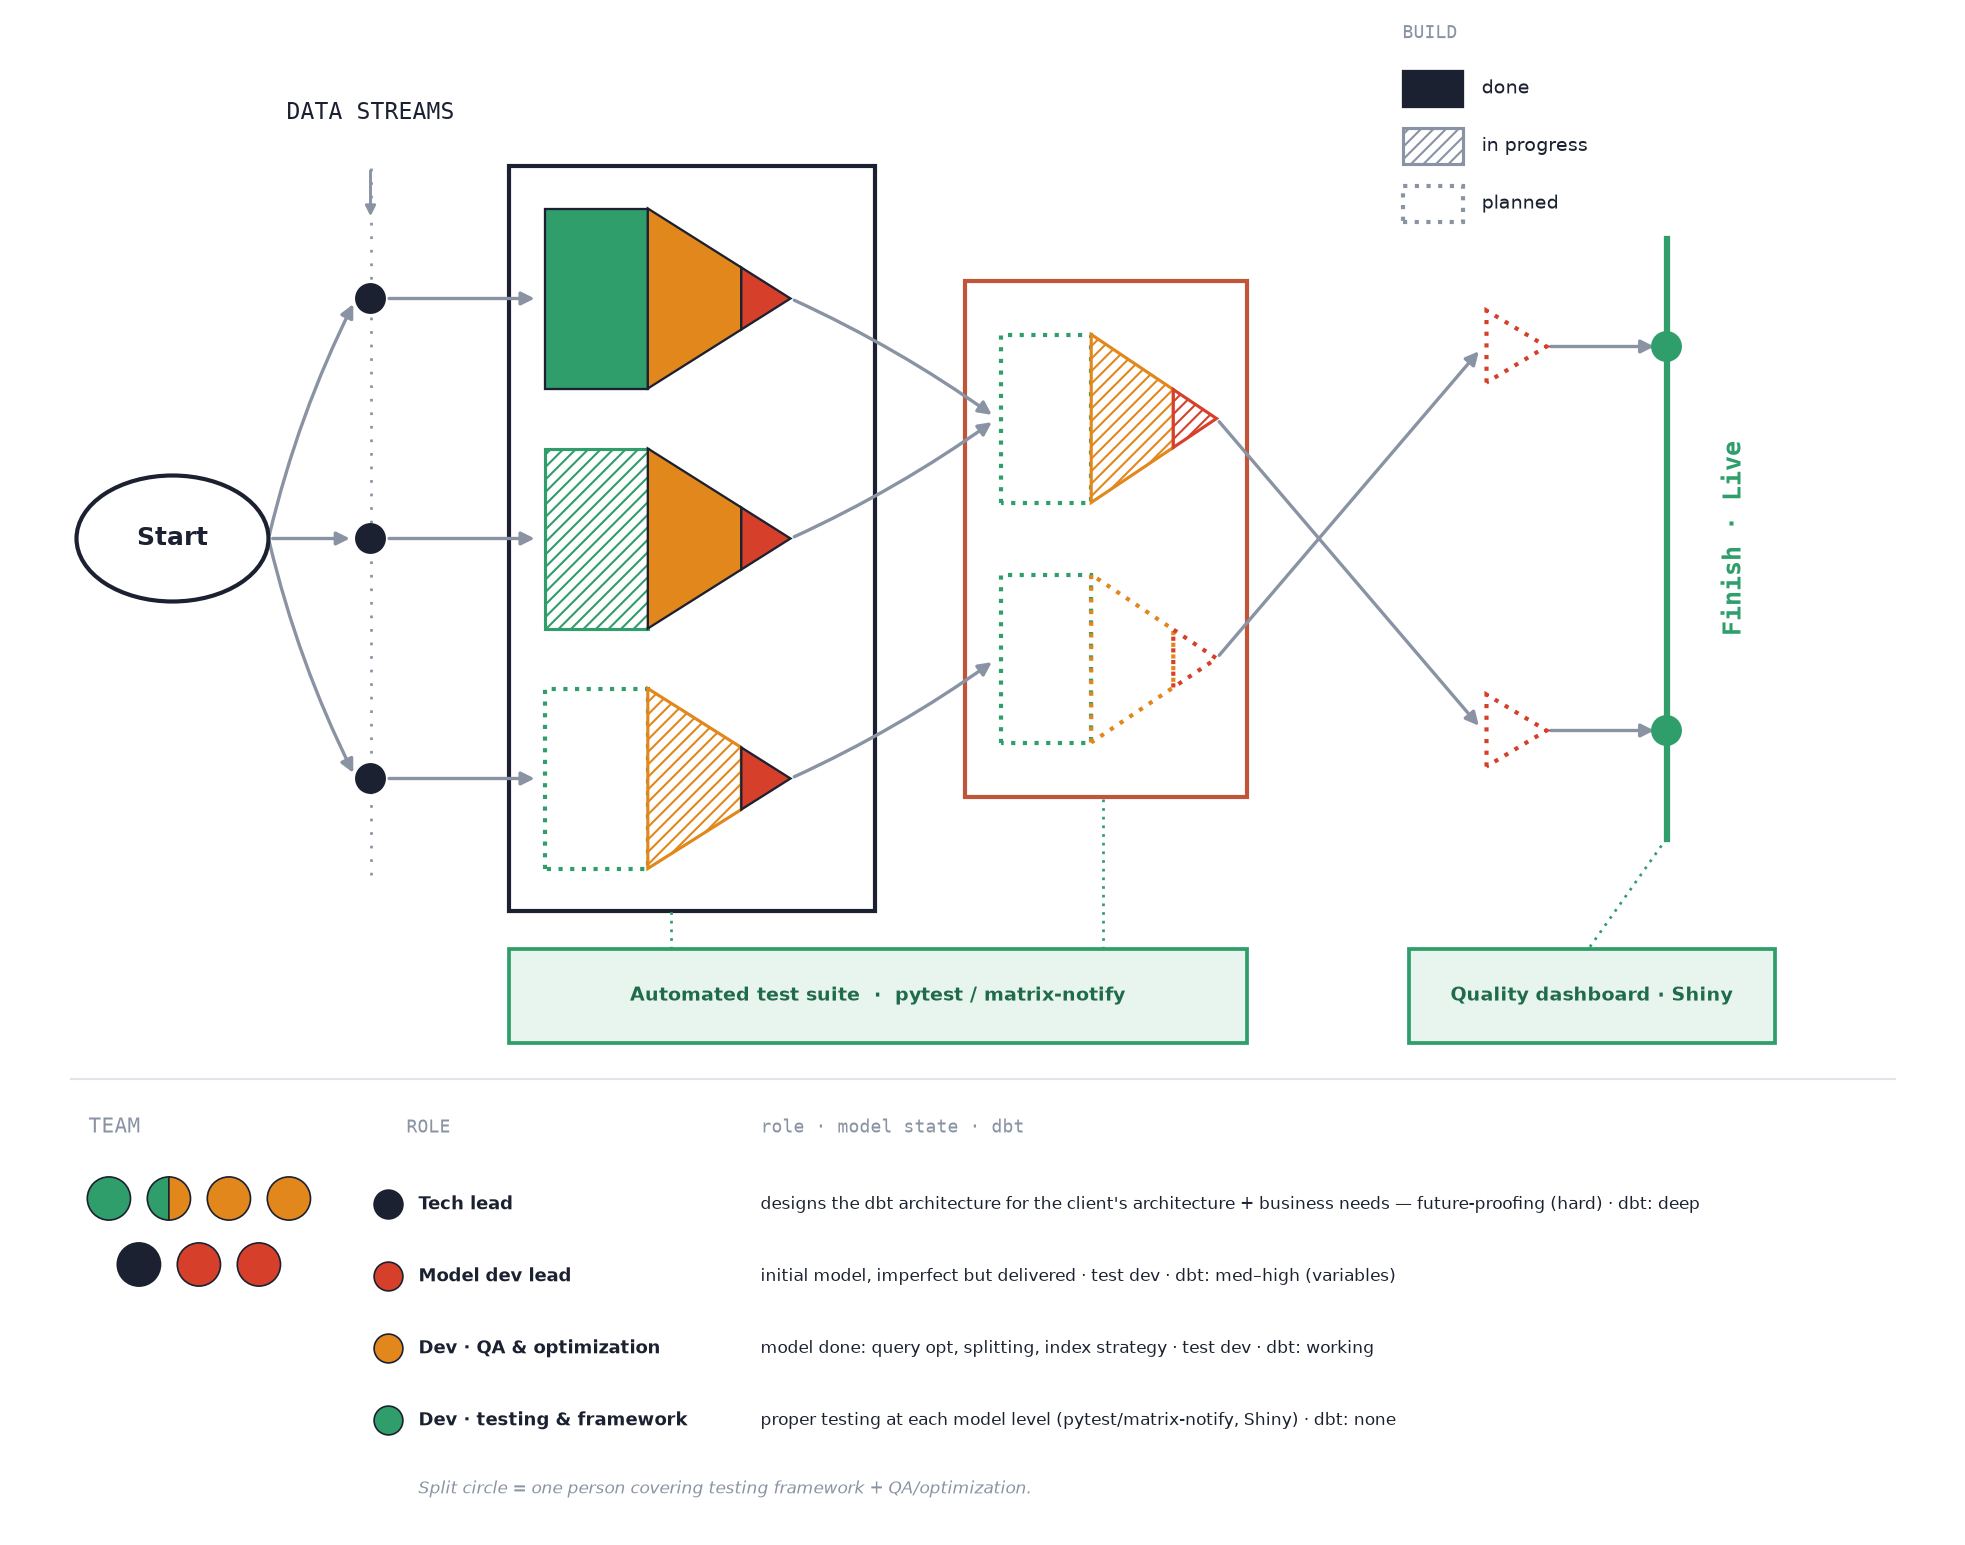

Source code (Python):
"""Conceptual pipeline schematic: data streams -> quality gates -> live.

A faithful digital reproduction of the hand sketch (distinct from
pipeline_grouped.py, the concrete schema-by-schema pipeline):

    Start -> three parallel DATA STREAMS -> a STAGE-1 box of per-stream
    quality-gate funnels -> a STAGE-2 box where the streams merge -> two
    planned live gates that cross into a LIVE finish line at two endpoints.

The funnels are drawn exactly as sketched: NO gradient. Each is a wide-left ->
pointed-right silhouette split into three discrete colour BANDS -- a green
intake block, an orange narrowing middle, and a small red tip -- and each band's
pen style encodes build progress:

    solid fill      done
    diagonal hatch  in progress
    dotted outline  planned

The bottom-left circle cluster is the team-role key (one circle per role, one
split into two colours). Role labels are intentionally left blank for now.

Drawn with matplotlib. Output: tools/pipeline_schematic.(png|svg).
"""
import os

import matplotlib
matplotlib.use("Agg")
import matplotlib.pyplot as plt
from matplotlib.patches import (Circle, Ellipse, FancyArrowPatch, Polygon,
                                Rectangle, Wedge)

# ── palette ──
INK    = "#1b2130"
MUTED  = "#8a93a3"
ACCENT = "#2f9e6b"           # "live"
GREEN  = "#2f9e6b"
AMBER  = "#e2871b"
RED    = "#d6402a"
BLACK  = "#1b2130"
BOX1   = INK
BOX2   = "#c0553a"           # stage-2 box drawn red in the sketch
GREEN_L = "#e8f5ee"          # light fill for green deliverables
GREEN_D = "#1f6b4a"
PAPER  = "#ffffff"

HERE = os.path.dirname(os.path.abspath(__file__))

# per-funnel section styles (green, orange, red) as read from the sketch
FA = [(GREEN, "solid"),  (AMBER, "solid"),  (RED, "solid")]    # box1 top    (done)
FB = [(GREEN, "hatch"),  (AMBER, "solid"),  (RED, "solid")]    # box1 mid
FC = [(GREEN, "dotted"), (AMBER, "hatch"),  (RED, "solid")]    # box1 bottom
FD = [(GREEN, "dotted"), (AMBER, "hatch"),  (RED, "hatch")]    # box2 upper
FE = [(GREEN, "dotted"), (AMBER, "dotted"), (RED, "dotted")]   # box2 lower  (planned)
PG = [(RED,   "dotted")]                                        # small live gates


def _band(ax, verts, color, style):
    """One colour band of a funnel, drawn in its pen style (no gradient)."""
    if style == "solid":
        ax.add_patch(Polygon(verts, closed=True, facecolor=color,
                             edgecolor=INK, linewidth=1.1, zorder=3))
    elif style == "hatch":
        ax.add_patch(Polygon(verts, closed=True, facecolor="white",
                             edgecolor=color, linewidth=1.5, hatch="////",
                             zorder=3))
    elif style == "dotted":
        ax.add_patch(Polygon(verts, closed=True, facecolor="none",
                             edgecolor=color, linewidth=2,
                             linestyle=(0, (1, 1.8)), zorder=3))


def funnel(ax, x_left, y_c, w, h, spec):
    """Banded quality-gate funnel: wide intake (left) -> refined tip (right).

    spec is a list of (colour, style): 3 entries -> green/orange/red bands;
    1 entry -> a plain single-colour triangle (the small live gates).
    """
    hh = h / 2
    xr = x_left + w
    if len(spec) == 1:
        _band(ax, [(x_left, y_c - hh), (x_left, y_c + hh), (xr, y_c)],
              spec[0][0], spec[0][1])
        return
    xg = x_left + 0.42 * w         # green rectangle ends
    xo = x_left + 0.80 * w         # orange ends, red tip begins
    ho = hh * (xr - xo) / (xr - xg)
    green  = [(x_left, y_c - hh), (x_left, y_c + hh), (xg, y_c + hh), (xg, y_c - hh)]
    orange = [(xg, y_c - hh), (xg, y_c + hh), (xo, y_c + ho), (xo, y_c - ho)]
    red    = [(xo, y_c - ho), (xo, y_c + ho), (xr, y_c)]
    for verts, (color, style) in zip((green, orange, red), spec):
        _band(ax, verts, color, style)


def arrow(ax, p0, p1, rad=0.0):
    ax.add_patch(FancyArrowPatch(
        p0, p1, arrowstyle="-|>", mutation_scale=13, lw=1.6, color=MUTED,
        shrinkA=2, shrinkB=3, connectionstyle=f"arc3,rad={rad}", zorder=1))


def build(ax):
    ax.set_xlim(0, 16)
    ax.set_ylim(-3.5, 9)
    ax.set_aspect("equal")                # never distort funnels/circles
    ax.axis("off")

    yT, yM, yB = 6.7, 4.7, 2.7            # three stream lanes (even 2.0 pitch)

    # ── Start ──
    ax.add_patch(Ellipse((1.25, yM), 1.6, 1.05, facecolor=PAPER,
                         edgecolor=INK, linewidth=2, zorder=4))
    ax.text(1.25, yM, "Start", ha="center", va="center",
            fontsize=12, fontweight="bold", color=INK, zorder=5)

    # ── Data Streams axis ──
    ax.plot([2.9, 2.9], [1.9, 7.85], color=MUTED, lw=1.3, ls=(0, (1, 4)), zorder=1)
    ax.annotate("", xy=(2.9, 7.35), xytext=(2.9, 7.8),
                arrowprops=dict(arrowstyle="-|>", color=MUTED, lw=1.4))
    ax.text(2.9, 8.15, "DATA STREAMS", ha="center", va="bottom",
            fontsize=11, color=INK, family="monospace")
    for y in (yT, yM, yB):
        ax.add_patch(Circle((2.9, y), 0.12, color=INK, zorder=4))

    # ── Stage 1: box + three per-stream funnels ──
    fw, fh, x1 = 2.05, 1.5, 4.35
    ax.add_patch(Rectangle((4.05, 1.6), 3.05, 6.2, facecolor="none",
                          edgecolor=BOX1, linewidth=2, zorder=1))
    funnel(ax, x1, yT, fw, fh, FA)
    funnel(ax, x1, yM, fw, fh, FB)
    funnel(ax, x1, yB, fw, fh, FC)

    # ── Stage 2: tighter box + two merged funnels (centred in the box) ──
    yU, yL = 5.7, 3.7
    fw2, fh2, x2 = 1.8, 1.4, 8.15
    ax.add_patch(Rectangle((7.85, 2.55), 2.35, 4.3, facecolor="none",
                          edgecolor=BOX2, linewidth=2, zorder=1))
    funnel(ax, x2, yU, fw2, fh2, FD)
    funnel(ax, x2, yL, fw2, fh2, FE)

    # ── Pre-finish live gates: small red, ~size of a funnel's red tip ──
    x3, pw, ph = 12.2, 0.5, 0.6
    yTg, yBg = 6.3, 3.1
    funnel(ax, x3, yTg, pw, ph, PG)
    funnel(ax, x3, yBg, pw, ph, PG)

    # ── Finish · Live ──
    xF = 13.7
    ax.plot([xF, xF], [2.2, 7.2], color=ACCENT, lw=3, zorder=2)
    for y in (yTg, yBg):
        ax.add_patch(Circle((xF, y), 0.12, color=ACCENT, zorder=4))
    ax.text(xF + 0.45, yM, "Finish · Live", rotation=90, ha="left",
            va="center", fontsize=12, color=ACCENT, family="monospace",
            fontweight="bold")

    # ── flow ──
    for y, r in ((yT, -0.06), (yM, 0.0), (yB, 0.06)):
        arrow(ax, (2.05, yM), (2.78, y), rad=r)
    for y in (yT, yM, yB):
        arrow(ax, (3.02, y), (x1 - 0.03, y))
    # stage 1 tips -> stage 2 (top+mid merge into upper; bottom -> lower)
    arrow(ax, (x1 + fw, yT), (x2 - 0.03, yU), rad=-0.05)
    arrow(ax, (x1 + fw, yM), (x2 - 0.03, yU), rad=0.05)
    arrow(ax, (x1 + fw, yB), (x2 - 0.03, yL), rad=0.05)
    # stage 2 tips cross into two live endpoints (the X in the sketch)
    arrow(ax, (x2 + fw2, yU), (x3 - 0.03, yBg))
    arrow(ax, (x2 + fw2, yL), (x3 - 0.03, yTg))
    # live gates -> finish
    arrow(ax, (x3 + pw, yTg), (xF - 0.05, yTg))
    arrow(ax, (x3 + pw, yBg), (xF - 0.05, yBg))

    _deliverables(ax)
    _team_roles(ax)
    _style_key(ax)


def _split_circle(ax, x, y, r, c1, c2):
    ax.add_patch(Wedge((x, y), r, 90, 270, facecolor=c1,
                      edgecolor=INK, linewidth=0.8, zorder=4))
    ax.add_patch(Wedge((x, y), r, 270, 450, facecolor=c2,
                      edgecolor=INK, linewidth=0.8, zorder=4))


def _deliverables(ax):
    """The testing & framework dev's two green deliverables, shown along the
    pipeline: the automated test suite (validates the models) and the quality
    dashboard (reads the live output)."""
    gy0, h = 0.5, 0.78
    def gbox(x0, x1, label):
        ax.add_patch(Rectangle((x0, gy0), x1 - x0, h, facecolor=GREEN_L,
                              edgecolor=GREEN, linewidth=1.8, zorder=2))
        ax.text((x0 + x1) / 2, gy0 + h / 2, label, ha="center", va="center",
                color=GREEN_D, fontsize=9, fontweight="bold", zorder=3)
    gbox(4.05, 10.2, "Automated test suite  ·  pytest / matrix-notify")
    gbox(11.55, 14.6, "Quality dashboard · Shiny")
    top = gy0 + h
    for x, ytop in ((5.4, 1.6), (9.0, 2.55)):          # suite validates the models
        ax.plot([x, x], [top, ytop], color=GREEN, ls=(0, (1, 2.2)), lw=1.3, zorder=1)
    ax.plot([13.7, 13.05], [2.2, top], color=GREEN, ls=(0, (1, 2.2)), lw=1.3, zorder=1)


def _team_roles(ax):
    """Team roster (7 circles, one split) + role key. Colour also encodes model
    state: red = delivered but imperfect, orange = done, green = tested."""
    ax.plot([0.4, 15.6], [0.2, 0.2], color="#e0e5eb", lw=1, zorder=0)   # divider
    r, dx = 0.18, 0.5
    ax.text(0.55, -0.25, "TEAM", fontsize=10, color=MUTED, family="monospace")
    top = [GREEN, "split", AMBER, AMBER]
    bot = [BLACK, RED, RED]
    xs_top = [0.72 + i * dx for i in range(4)]
    span = xs_top[-1] - xs_top[0]
    xs_bot = [(xs_top[0] + span / 2) + (i - 1) * dx for i in range(3)]
    for y, xs, row in ((-0.8, xs_top, top), (-1.35, xs_bot, bot)):
        for x, c in zip(xs, row):
            if c == "split":
                _split_circle(ax, x, y, r, GREEN, AMBER)
            else:
                ax.add_patch(Circle((x, y), r, facecolor=c, edgecolor=INK,
                                   linewidth=0.8, zorder=4))
    # role · meaning key
    ax.text(3.2, -0.25, "ROLE", fontsize=8.5, color=MUTED, family="monospace")
    ax.text(6.15, -0.25, "role · model state · dbt", fontsize=8.5,
            color=MUTED, family="monospace")
    rows = [
        (BLACK, "Tech lead",
         "designs the dbt architecture for the client's architecture + business needs — future-proofing (hard) · dbt: deep"),
        (RED, "Model dev lead",
         "initial model, imperfect but delivered · test dev · dbt: med–high (variables)"),
        (AMBER, "Dev · QA & optimization",
         "model done: query opt, splitting, index strategy · test dev · dbt: working"),
        (GREEN, "Dev · testing & framework",
         "proper testing at each model level (pytest/matrix-notify, Shiny) · dbt: none"),
    ]
    y = -0.85
    for c, role, means in rows:
        ax.add_patch(Circle((3.05, y), 0.12, facecolor=c, edgecolor=INK,
                           linewidth=0.8, zorder=4))
        ax.text(3.3, y, role, fontsize=8.8, color=INK, va="center", fontweight="bold")
        ax.text(6.15, y, means, fontsize=8.2, color=INK, va="center")
        y -= 0.6
    ax.text(3.3, y + 0.03,
            "Split circle = one person covering testing framework + QA/optimization.",
            fontsize=8, color=MUTED, va="center", style="italic")


def _style_key(ax):
    """Pen-style key (done / in progress / planned), top-right."""
    x0, y0 = 11.5, 8.45
    ax.text(x0, y0 + 0.42, "BUILD", fontsize=8.5, color=MUTED, family="monospace")
    samples = [("solid", "done"), ("hatch", "in progress"), ("dotted", "planned")]
    for i, (style, label) in enumerate(samples):
        y = y0 - i * 0.48
        rect = [(x0, y - 0.15), (x0 + 0.5, y - 0.15),
                (x0 + 0.5, y + 0.15), (x0, y + 0.15)]
        _band(ax, rect, INK if style == "solid" else MUTED, style)
        ax.text(x0 + 0.66, y, label, va="center", fontsize=9, color=INK)


def main():
    fig, ax = plt.subplots(figsize=(12.8, 10.0), dpi=150)
    fig.patch.set_facecolor(PAPER)
    build(ax)
    fig.subplots_adjust(left=0, right=1, top=1, bottom=0)
    base = os.path.join(HERE, "pipeline_schematic")
    fig.savefig(base + ".png", facecolor=PAPER, bbox_inches="tight", pad_inches=0.15)
    fig.savefig(base + ".svg", facecolor=PAPER, bbox_inches="tight", pad_inches=0.15)
    print(f"wrote {base}.png and {base}.svg")


if __name__ == "__main__":
    main()
